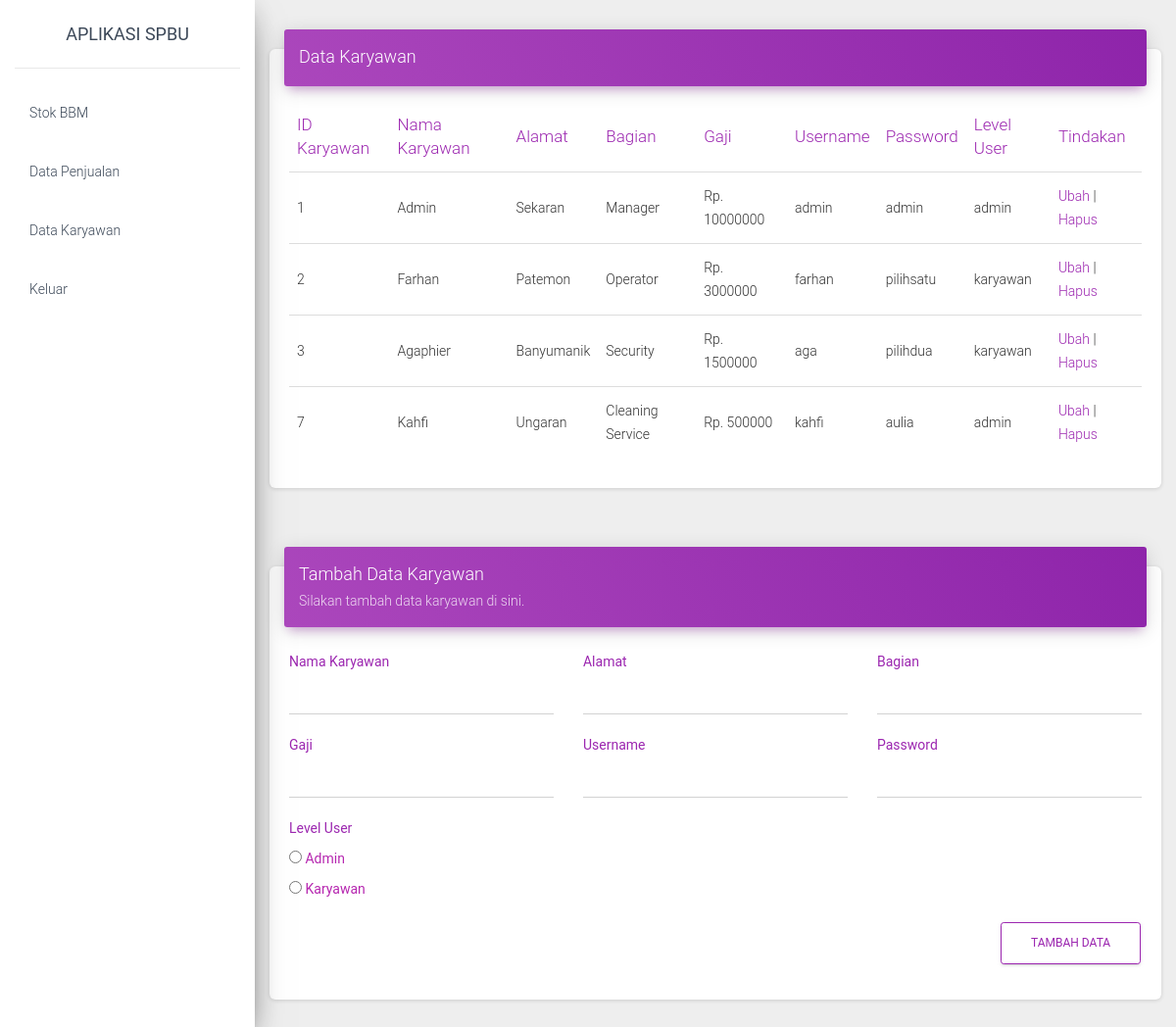
Screenshot of /admin/data-karyawan.php with the database file from the repository.
### tables this page shows
CREATE TABLE `users` (
  `id_user` int(11) NOT NULL,
  `nama` varchar(80) NOT NULL,
  `username` varchar(30) NOT NULL,
  `password` varchar(50) NOT NULL,
  `alamat` varchar(100) NOT NULL,
  `bagian` varchar(50) NOT NULL,
  `gaji` int(10) NOT NULL,
  `level_user` enum('admin','karyawan') NOT NULL DEFAULT 'admin'
);

### admin/data-karyawan.php (the view, shortened to what this page needs)
<?php include("config.php") ?>
<!DOCTYPE html>
<html lang="en">
<head>
  <link href="assets/css/material-dashboard.css?v=2.1.1" rel="stylesheet" />
</head>
<body class="">
  <div class="wrapper ">
    <div class="sidebar" data-color="purple" data-background-color="white" data-image="../assets/img/sidebar-1.jpg">
      <div class="logo">
        <a href="#" class="simple-text logo-normal">
          Aplikasi SPBU
        </a>
      </div>
      <div class="sidebar-wrapper">
        <ul class="nav">
          <li class="nav-item ">
            <a class="nav-link" href="stok-bbm.php">
              <p>Stok BBM</p>
            </a>
          </li>
          <li class="nav-item ">
            <a class="nav-link" href="data-penjualan.php">
              <p>Data Penjualan</p>
            </a>
          </li>
          <li class="nav-item ">
            <a class="nav-link" href="data-karyawan.php">
              <p>Data Karyawan</p>
            </a>
          </li>
          <li class="nav-item ">
            <a class="nav-link" href="logout.php">
              <p>Keluar</p>
            </a>
          </li>
        </ul>
      </div>
    </div>
    <div class="main-panel">
      <div class="container-fluid">
        <div class="row">
          <div class="col-md-12">
            <div class="card">
              <div class="card-header card-header-primary">
                <h4 class="card-title ">Data Karyawan</h4>
              </div>
              <div class="card-body">
                <div class="table-responsive">
                  <table class="table">
                    <thead class=" text-primary">
                      <th>
                        ID Karyawan
                      </th>
                      <th>
                        Nama Karyawan
                      </th>
                      <th>
                        Alamat
                      </th>
                      <th>
                        Bagian
                      </th>
                      <th>
                        Gaji
                      </th>
                      <th>
                        Username
                      </th>
                      <th>
                        Password
                      </th>
                      <th>
                        Level User
                      </th>
                      <th>
                        Tindakan
                      </th>
                    </thead>
                    <tbody>
                    <?php
            $sql = "select * from users";
            $query = mysqli_query($db, $sql);
            while ($stok_bensin = mysqli_fetch_array($query)){
                echo "<tr>";
                echo "<td>".$stok_bensin['id_user']."</td>";
                echo "<td>".$stok_bensin['nama']."</td>";
                echo "<td>".$stok_bensin['alamat']."</td>";
                echo "<td>".$stok_bensin['bagian']."</td>";
                echo "<td>Rp. ".$stok_bensin['gaji']."</td>";
                echo "<td>".$stok_bensin['username']."</td>";
                echo "<td>".$stok_bensin['password']."</td>";
                echo "<td>".$stok_bensin['level_user']."</td>";
                echo "<td>";
                echo "<a href='ubah-data-karyawan.php?id_user=".$stok_bensin['id_user']."'>Ubah</a> | ";
                echo "<a href='hapus-data-karyawan.php?id_user=".$stok_bensin['id_user']."' class ='konfirmasi'>Hapus</a>";
                echo "</td>";
                echo "</tr>";
            }
            ?>
                    </tbody>
                  </table>
                </div>
              </div>
            </div>
          </div><div class="main-panel" id="tambah">
        <div class="container-fluid">
          <div class="row">
            <div class="col-md-12">
              <div class="card">
                <div class="card-header card-header-primary">
                  <h4 class="card-title">Tambah Data Karyawan</h4>
                  <p class="card-category">Silakan tambah data karyawan di sini.</p>
                </div>
                <div class="card-body">
                  <form action="proses-tambah-data-karyawan.php" method="POST">
                    <div class="row">
                      <div class="col-md-4">
                        <div class="form-group">
                          <label class="text-primary">Nama Karyawan</label>
                          <input type="text" class="form-control" name ="nama">
                        </div>
                      </div>
                      <div class="col-md-4">
                        <div class="form-group">
                          <label class="text-primary">Alamat</label>
                          <input type="text" class="form-control" name= "alamat">
                        </div>
                      </div>
                      <div class="col-md-4">
                        <div class="form-group">
                          <label class="text-primary">Bagian</label>
                          <input type="text" class="form-control" name ="bagian">
                        </div>
                      </div>
                      <div class="col-md-4">
                        <div class="form-group">
                          <label class="text-primary">Gaji</label>
                          <input type="text" class="form-control" name ="gaji">
                        </div>
                      </div>
                      <div class="col-md-4">
                        <div class="form-group">
                          <label class="text-primary">Username</label>
                          <input type="text" class="form-control" name ="username">
                        </div>
                      </div>
                      <div class="col-md-4">
                        <div class="form-group">
                          <label class="text-primary">Password</label>
                          <input type="text" class="form-control" name ="password">
                        </div>
                      </div>
                      <div class="col-md-4">
                        <div class="form-group">
                          <label class="text-primary">Level User</label><br>
                          <label><input type="radio" name="level_user" value="admin">  Admin</label><br>
                          <label><input type="radio" name="level_user" value="karyawan">  Karyawan</label>
                        </div>
                      </div>
                    </div>
                    <div class="button">
                  <ul class="right">
                    <input type="submit" value = "Tambah Data" name="tambah-karyawan" class="btn btn-outline-primary">
                </ul>
                </div>
      </div>
        </div>
      </div>
    </div>
  </div>
</body>
</html>

### admin/data-karyawan.php (style rules this page uses)
.button { width: 100%; height: 50px; }
.right { float: right; display: block; }
.main-panel { margin-top: 20px; }
#tambah { width : 100%; }
.form-check, label { font-size: 14px; line-height: 1.42857; color: #b627b0; font-weight: 400; }

### rows the page displays
users: id_user "1", nama "Admin", alamat "Sekaran", bagian "Manager", gaji "10000000", username "admin", password "admin", level_user "admin"
users: id_user "2", nama "Farhan", alamat "Patemon", bagian "Operator", gaji "3000000", username "farhan", password "pilihsatu", level_user "karyawan"
users: id_user "3", nama "Agaphier", alamat "Banyumanik", bagian "Security", gaji "1500000", username "aga", password "pilihdua", level_user "karyawan"
users: id_user "7", nama "Kahfi", alamat "Ungaran", bagian "Cleaning Service", gaji "500000", username "kahfi", password "aulia", level_user "admin"
